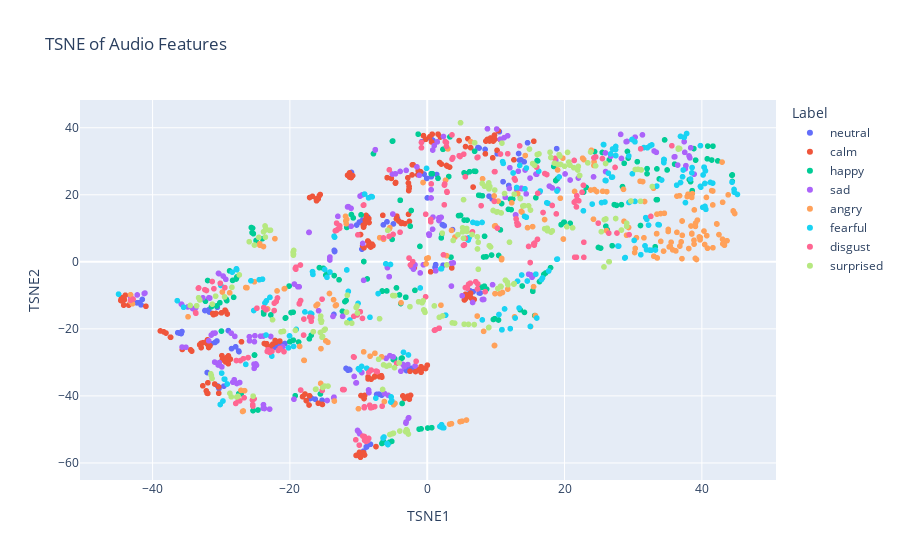

Notebook cell for this chart:
### Code cell
# Apply TSNE
tsne = TSNE(n_components=2, random_state=42)
tsne_result = tsne.fit_transform(features_scaled)

# Create a DataFrame for PCA results
tsne_df = pd.DataFrame(tsne_result, columns=["TSNE1", "TSNE2"])
tsne_df["label"] = emotion_labels

# Plot tsne results
fig_TSNE = px.scatter(
    tsne_df,
    x="TSNE1",
    y="TSNE2",
    color=tsne_df["label"].astype(str),  # Ensure labels are treated as categorical data
    title="TSNE of Audio Features",
    labels={"color": "Label"},
)

fig_TSNE.show()

### Figure 1 — Plotly figure (JSON) as saved in the notebook; plotly's stock layout.template omitted (floating-point values rounded to 4 significant figures; data arrays with more than 128 entries replaced by an {"elided": "..."} marker saying what was removed)
{"data": [{"hovertemplate": "Label=neutral<br>TSNE1=%{x}<br>TSNE2=%{y}<extra></extra>", "legendgroup": "neutral", "marker": {"color": "#636efa", "symbol": "circle"}, "mode": "markers", "name": "neutral", "showlegend": true, "type": "scattergl", "x": [-3.021, -2.762, -3.073, -2.215, 13.31, 9.004, 9.557, 9.448, -7.375, -13.59, -7.038, -6.634, 18.85, 8.431, 7.391, 7.555, -27.47, -28.5, -27.9, -27.42, 3.681, 2.48, 2.238, 2.211, -16.31, -17.11, -15.31, -16.87, 7.564, 7.704, 6.237, 6.683, -32.05, -30.52, -29.62, -30.33, 2.308, 1.228, -11.03, 1.138, -30.9, -28.97, -30.63, -31.46, -4.339, -4.925, -5.862, -6.392, -22.19, -21.95, -21.34, -20.73, 14.61, 10.51, 11.05, 11.87, -30.57, -32.38, -31.75, -31.82, 0.5876, 0.8376, 0.02078, -0.8084, -42.28, -41.68, -41.96, -41.5, -13.54, -13.46, -9.511, -13.5, -35.72, -36.33, -36.09, -35.83, 10.2, 14.12, 13.44, 13.67, -8.268, -8.836, -9.279, -8.89, -10.27, -9.877, -9.437, -8.672, -11.54, -11.82, -11.4, -11.28, -0.4669, -0.07641, 1.381, 0.5913], "xaxis": "x", "y": [-32.44, -31.74, -32.13, -31.75, 32.32, 19.6, 19.01, 18.79, -39.57, -15.69, -39.47, -39.78, 33.77, 33.54, 34.09, 33.95, -26.6, -25.89, -25.36, -26.79, 9.61, 10.76, 11.1, 11.05, -40.98, -40.85, -41.31, -40.65, -9.277, -9.312, -8.645, -8.928, -33.02, -37.05, -37.09, -37.8, -1.008, -0.8415, 26.67, -1.629, -24.04, -20.52, -23.62, -24.41, 12.98, 11.3, 11.94, 11.04, -25.52, -24.92, -24.67, -24.37, 35.52, 38.83, 23.91, 22.78, -13.55, -14.52, -14.97, -14.31, 36.62, 36.22, 19.08, 35.82, -12.25, -12.83, -12.2, -11.22, 3.433, 3.173, 3.784, 3.073, -20.79, -21.14, -21.27, -21.4, 32.25, 29.84, 30.35, 30.44, -54.43, -55.25, -56.49, -55.2, 10.98, 11.86, 12.4, 13.39, -32.33, -31.8, -32.04, -32.24, 26.19, 24.88, 26.04, 25.41], "yaxis": "y"}, {"hovertemplate": "Label=calm<br>TSNE1=%{x}<br>TSNE2=%{y}<extra></extra>", "legendgroup": "calm", "marker": {"color": "#EF553B", "symbol": "circle"}, "mode": "markers", "name": "calm", "showlegend": true, "type": "scattergl", "x": {"elided": "192 float values"}, "xaxis": "x", "y": {"elided": "192 float values"}, "yaxis": "y"}, {"hovertemplate": "Label=happy<br>TSNE1=%{x}<br>TSNE2=%{y}<extra></extra>", "legendgroup": "happy", "marker": {"color": "#00cc96", "symbol": "circle"}, "mode": "markers", "name": "happy", "showlegend": true, "type": "scattergl", "x": {"elided": "192 float values"}, "xaxis": "x", "y": {"elided": "192 float values"}, "yaxis": "y"}, {"hovertemplate": "Label=sad<br>TSNE1=%{x}<br>TSNE2=%{y}<extra></extra>", "legendgroup": "sad", "marker": {"color": "#ab63fa", "symbol": "circle"}, "mode": "markers", "name": "sad", "showlegend": true, "type": "scattergl", "x": {"elided": "192 float values"}, "xaxis": "x", "y": {"elided": "192 float values"}, "yaxis": "y"}, {"hovertemplate": "Label=angry<br>TSNE1=%{x}<br>TSNE2=%{y}<extra></extra>", "legendgroup": "angry", "marker": {"color": "#FFA15A", "symbol": "circle"}, "mode": "markers", "name": "angry", "showlegend": true, "type": "scattergl", "x": {"elided": "192 float values"}, "xaxis": "x", "y": {"elided": "192 float values"}, "yaxis": "y"}, {"hovertemplate": "Label=fearful<br>TSNE1=%{x}<br>TSNE2=%{y}<extra></extra>", "legendgroup": "fearful", "marker": {"color": "#19d3f3", "symbol": "circle"}, "mode": "markers", "name": "fearful", "showlegend": true, "type": "scattergl", "x": {"elided": "192 float values"}, "xaxis": "x", "y": {"elided": "192 float values"}, "yaxis": "y"}, {"hovertemplate": "Label=disgust<br>TSNE1=%{x}<br>TSNE2=%{y}<extra></extra>", "legendgroup": "disgust", "marker": {"color": "#FF6692", "symbol": "circle"}, "mode": "markers", "name": "disgust", "showlegend": true, "type": "scattergl", "x": {"elided": "192 float values"}, "xaxis": "x", "y": {"elided": "192 float values"}, "yaxis": "y"}, {"hovertemplate": "Label=surprised<br>TSNE1=%{x}<br>TSNE2=%{y}<extra></extra>", "legendgroup": "surprised", "marker": {"color": "#B6E880", "symbol": "circle"}, "mode": "markers", "name": "surprised", "showlegend": true, "type": "scattergl", "x": {"elided": "192 float values"}, "xaxis": "x", "y": {"elided": "192 float values"}, "yaxis": "y"}], "layout": {"legend": {"title": {"text": "Label"}, "tracegroupgap": 0}, "title": {"text": "TSNE of Audio Features"}, "xaxis": {"anchor": "y", "domain": [0, 1], "title": {"text": "TSNE1"}}, "yaxis": {"anchor": "x", "domain": [0, 1], "title": {"text": "TSNE2"}}}}
